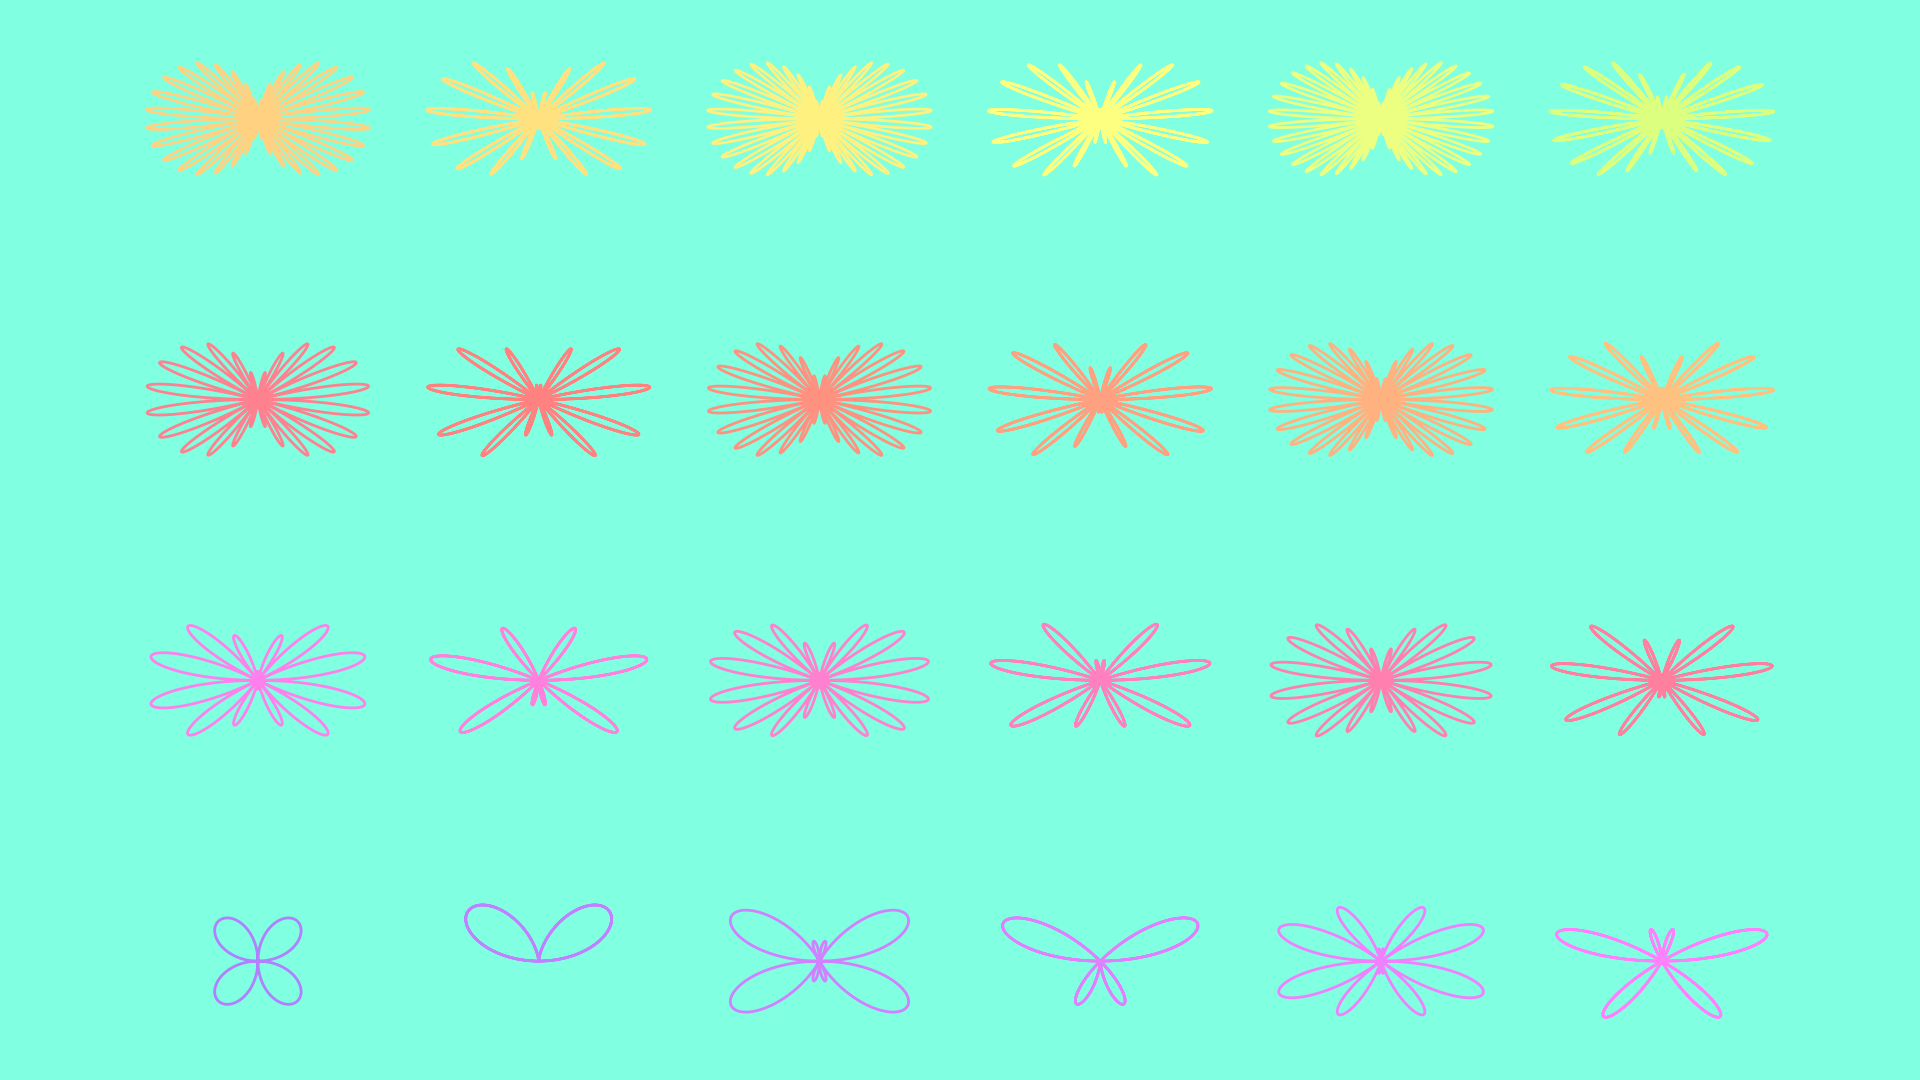

Here is the Python script that generated this plot:
from pathlib import Path

import matplotlib.pyplot as plt
import numpy as np


def hsv2rgb(h: float, s: float, v: float) -> str:
    rgb: np.ndarray = np.round(255 * ((np.clip(np.abs(np.modf(h + np.array([0.0, 2.0, 1.0]) / 3)[0] * 6 - 3) - 1, 0, 1) - 1) * s + 1) * v).astype(int)
    return "#" + "".join(f"{i:02x}" for i in rgb)


def main() -> None:
    # config
    fp: Path = Path(__file__).resolve().with_suffix(".png")
    plt.rcParams["figure.dpi"] = 100
    plt.rcParams["figure.figsize"] = [19.2, 10.8]
    rng: np.random.Generator = np.random.default_rng()
    offset: float = rng.random()
    saturation: float = 0.5
    value: float = 1.0
    bgc: str = hsv2rgb(offset, saturation, value)
    # generate figure
    fig: plt.Figure
    ax: plt.Axes
    fig, ax = plt.subplots()
    # plot
    t: np.ndarray = np.linspace(0, 2*np.pi, 1+3600, endpoint=True)
    w: int = 1
    a: int = 1
    for j in range(4):
        for i in range(6):
            r: np.ndarray = 0.4 * np.cos(a*t)*np.sin(w*t)
            x: np.ndarray = r * np.cos(t)
            y: np.ndarray = r * np.sin(t)
            hue: float = offset + 0.25 + w/48
            ax.plot(x+i, y+j, linewidth=2, color=hsv2rgb(hue, saturation, value))
            w += 1
    # arrange
    #ax.set_xlim(0, 1)
    #ax.set_ylim(0, 1)
    ax.axis("off")
    ax.set_aspect("equal")
    ax.set_facecolor(bgc)
    fig.set_facecolor(bgc)
    fig.tight_layout()
    # output
    fig.savefig(fp)
    plt.cla()
    plt.clf()
    plt.close(fig)
    return None


if __name__ == "__main__":
    main()
